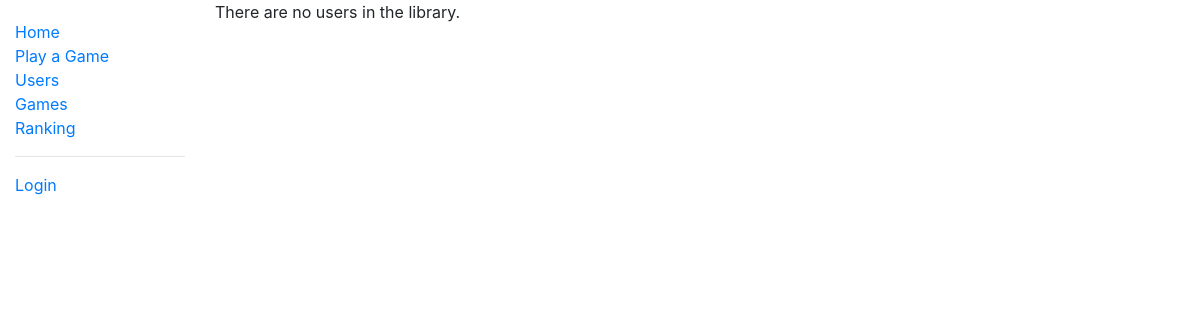
The app's page /two_zero_four_eight/users/, older data.
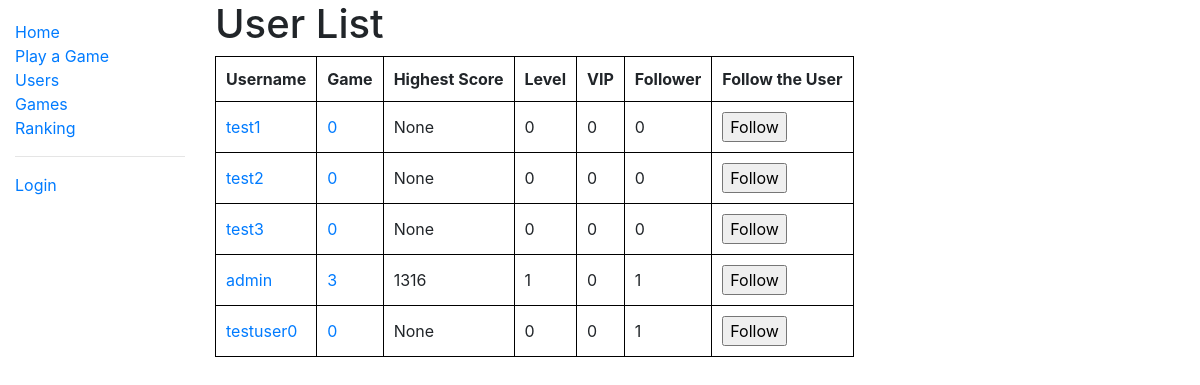
The same page, newer data.
### two_zero_four_eight/models.py (models this page shows, shortened)
class User(AbstractUser):
    game_played = models.IntegerField(verbose_name='Number of Games Played', default=0)
    highest_score = models.PositiveIntegerField(verbose_name='Highest Score', null=True, blank=True)
    fastest_solve = models.PositiveIntegerField(verbose_name='Fastest Solve', null=True, blank=True)
    experience = models.IntegerField(verbose_name='Experience', default=0)
    money_deposited = models.IntegerField(verbose_name='Money Deposited', default=0)
    num_follower = models.IntegerField(verbose_name='Followers', default=0)
    num_following = models.IntegerField(verbose_name='Followings', default=0)
    class Meta:
        ordering = ['date_joined']
    def get_absolute_url(self):
        return reverse('user-detail', args=[str(self.id)])
    @property
    def level(self):
        return binary_search(number=self.experience, array=experience_table)
    @property
    def vip_level(self):
        return binary_search(number=self.money_deposited, array=vip_table)

### two_zero_four_eight/views.py (the view)
# urls.py: path('users/', views.UserListView.as_view(), name='users'),
class UserListView(generic.ListView):
    model = User
    paginate_by = 5

### two_zero_four_eight/models.py (called while the page is built)
def binary_search(array, number):
    hi = len(array)
    lo = 0
    while hi > lo:
        mid = lo + int((hi - lo + 1) / 2)
        if array[mid] <= number:
            lo = mid
        else:
            hi = mid - 1
    return lo

### two_zero_four_eight/templates/two_zero_four_eight/user_list.html (shortened to what this page needs)
{% extends "base_generic.html" %}
{% block content %}
  {% if user_list %}
    <h1>User List</h1>
    <table>
      <tr>
        <th>Username</th>
        <th>Game</th>
        <th>Highest Score</th>
        <th>Level</th>
        <th>VIP</th>
        <th>Follower</th>
        <th>Follow the User</th>
      </tr>
      {% for user in user_list %}
        <tr>
          <td><a href="{{ user.get_absolute_url }}">{{ user.username }}</a></td>
          <td><a href="{% url 'user-game' user.id %}">{{user.game_played}}</a></td>
          <td>{{user.highest_score}}</td>
          <td>{{user.level}}</td>
          <td>{{user.vip_level}}</td>
          <td>{{user.num_follower}}</td>
          <td>
            <form action="{% url 'add-follow' %}" method="post" onsubmit="return confirm('Do you really want to follow {{ user.username }}?')">
              <input type="submit" value="Follow">
            </form>
          </td>
        </tr>
      {% endfor %}
    </table>
  {% else %}
    <p>There are no users in the library.</p>
  {% endif %}
{% endblock %}

### two_zero_four_eight/templates/base_generic.html (shortened to what this page needs)
<!DOCTYPE html>
<html lang="en">
<head>
  <link rel="stylesheet" href="https://stackpath.bootstrapcdn.com/bootstrap/4.1.3/css/bootstrap.min.css">
  {% load bootstrap_pagination %}
  <link rel="stylesheet" href="{% static 'css/styles.css' %}">
</head>
<body>
  <div class="container-fluid">
    <div class="row">
      <div class="col-sm-2">
      {% block sidebar %}
        <ul class="sidebar-nav">
          <li><a href="{% url 'index' %}">Home</a></li>
          <li><a href="{% url 'play-game' %}">Play a Game</a></li>
          <li><a href="{% url 'users' %}">Users</a></li>
          <li><a href="{% url 'games' %}">Games</a></li>
          <li><a href="{% url 'user-rank' %}">Ranking</a></li>
          <hr/>
          {% if user.is_authenticated %}
          <li>User: {{ user.get_username }}</li>
          <li>{{ user.level_string }}</li>
          <li>{{ user.vip_level_string }}</li>
          <li><a href="{% url 'logout'%}?next={{request.path}}">Logout</a></li>
          <li><a href="{% url 'user-game' user.id%}">My games</a></li>
          <li><a href="{% url 'user-follower' %}">My followers</a></li>
          <li><a href="{% url 'user-following' %}">My followings</a></li>
          {% else %}
             <li><a href="{% url 'login'%}?next={{request.path}}">Login</a></li>
          {% endif %}
        </ul>
     {% endblock %}
      </div>
      <div class="col-sm-10 ">
          {% block content %}{% endblock %}
      </div>
    </div>
  </div>
</body>
</html>

### two_zero_four_eight/static/css/styles.css (style rules this page uses)
.sidebar-nav { margin-top: 20px; padding: 0; list-style: none; }
table, th, td { padding: 10px; border: 1px solid black; border-collapse: collapse; }

Row changes from the older to the newer data that the page shows:
added User: username "test1", game_played "0", highest_score "None", level "0", vip_level "0", num_follower "0"
added User: username "test2", game_played "0", highest_score "None", level "0", vip_level "0", num_follower "0"
added User: username "test3", game_played "0", highest_score "None", level "0", vip_level "0", num_follower "0"
added User: username "admin", game_played "3", highest_score "1316", level "1", vip_level "0", num_follower "1"
added User: username "testuser0", game_played "0", highest_score "None", level "0", vip_level "0", num_follower "1"
Text that changed along with them:
text no longer shown: "There are no users in the library."
text now shown: "User List Username Game Highest Score Level VIP Follower Follow the User"
